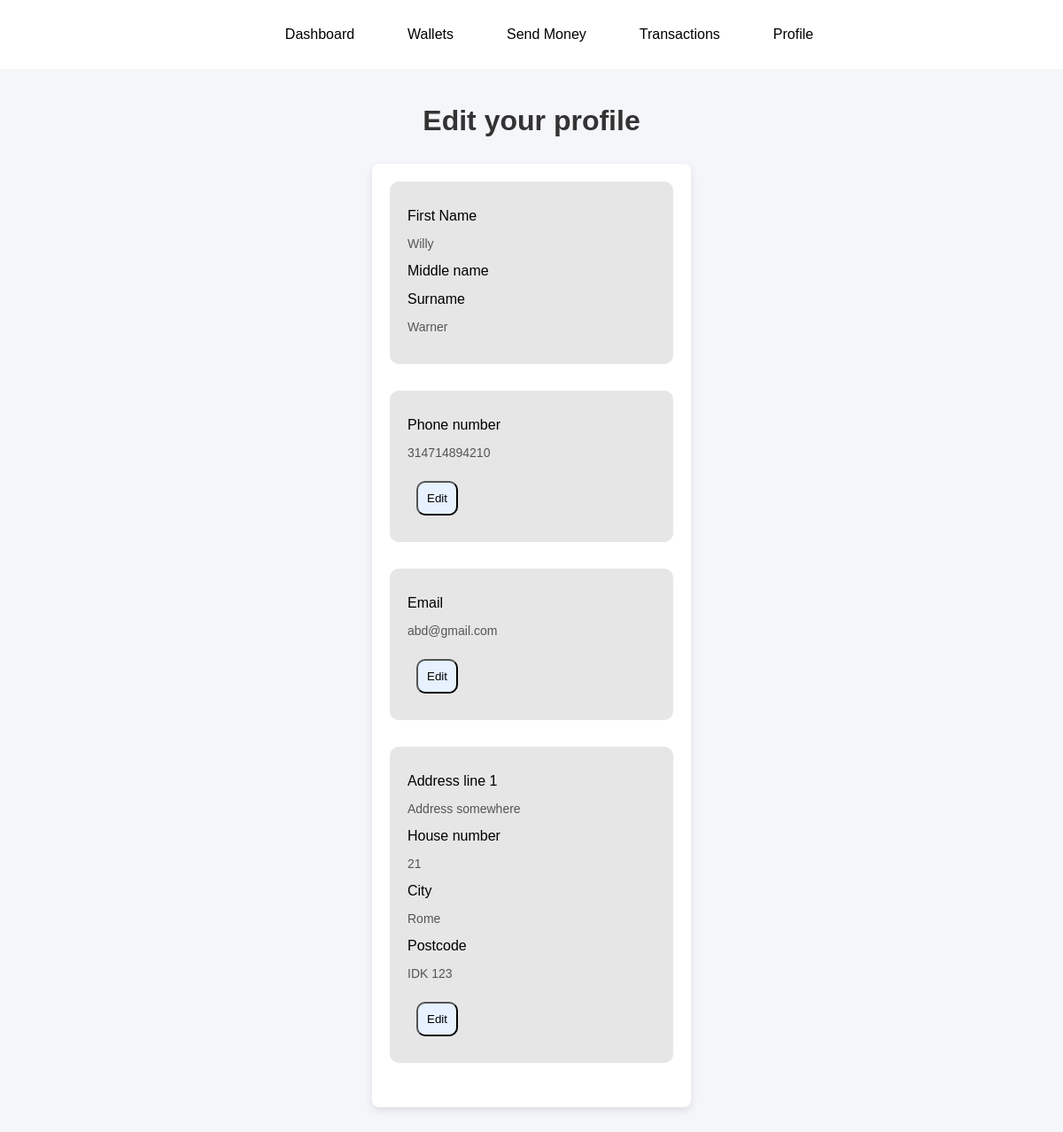
/user/edit_profile.php (signed in), run on the app's committed database.
### tables this page shows
CREATE TABLE IF NOT EXISTS `users` (
  `id` varchar(36) NOT NULL,
  `firstname` varchar(100) NOT NULL,
  `middlename` varchar(100) DEFAULT NULL,
  `lastname` varchar(100) NOT NULL,
  `username` varchar(36) NOT NULL,
  `date_of_birth` date NOT NULL,
  `email` varchar(191) NOT NULL,
  `password_hash` varchar(255) NOT NULL,
  `phone` varchar(20) NOT NULL,
  `address_street_name` varchar(255) NOT NULL,
  `address_house_number` int NOT NULL,
  `city` varchar(36) NOT NULL,
  `postcode` varchar(36) NOT NULL,
  `created_at` datetime DEFAULT CURRENT_TIMESTAMP,
  PRIMARY KEY (`id`),
  UNIQUE KEY `phone` (`phone`),
  UNIQUE KEY `email_idx` (`email`),
  UNIQUE KEY `username` (`username`),
  UNIQUE KEY `phone_2` (`phone`)
);

### user/edit_profile.php (the view, shortened to what this page needs)
<?php
require_once "../includes/init.php";
$sql = "SELECT firstname,middlename,lastname,email,phone,address_street_name,address_house_number,city,postcode
from users where id=:id";
$stmt = $pdo->prepare($sql);
$stmt->execute([':id' => $_SESSION['user_id']]);
$user = $stmt->fetch(PDO::FETCH_ASSOC);
?>
<h1>Edit your profile</h1>
<form action="" method="POST" onsubmit="return confirmChanges()">
    <section class="profile-item">
        <label for="firstname">First Name</label>
        <?php echo '<p>' . $user['firstname'] . '</p>' ?>
        <label for="middlename">Middle name</label>
        <label for="surname">Surname</label>
        <?php echo '<p>' . $user['lastname'] . '</p>' ?>
    </section>
    <section class="profile-item">
        <label for="phonenumber">Phone number</label>
        <?php echo '<p>' . $user['phone'] . '</p>' ?>
        <button id="edit-phone" type="button" onclick="enableEdit('phone-input','submit-phone','edit-phone','cancel-btn-phone')">Edit</button>
    </section>
    <section class="profile-item">
        <label for="email">Email</label>
        <?php echo '<p>' . $user['email'] . '</p>' ?>
        <button id="edit-email" type="button" onclick="enableEdit('email-input','submit-email','edit-email','cancel-btn-email')">Edit</button>
    </section>
    <section class="profile-item">
        <label for="address1">Address line 1</label>
        <?php echo '<p>' . $user['address_street_name'] . '</p>' ?>
        <label for="address2">House number</label>
        <?php echo '<p>' . $user['address_house_number'] . '</p>' ?>
        <label for="city">City</label>
        <?php echo '<p>' . $user['city'] . '</p>' ?>
        <label for="postcode">Postcode</label>
        <?php echo '<p>' . $user['postcode'] . '</p>' ?>
        <button id="edit-address" type="button" onclick="enableEdit('address-input','submit-address','edit-address','cancel-btn-address')">Edit</button>
    </section>
</form>
</body>
</html>

### css/style.css (style rules this page uses)
body { font-family: Arial, sans-serif; background-color: #f4f6f9; margin: 0; padding: 0; }
h1 { text-align: center; margin-top: 40px; color: #333; }
form { width: 320px; margin: 30px auto; padding: 20px; background: white; border-radius: 8px; box-shadow: 0 4px 10px rgba(0, 0, 0, 0.1); }
label { display: block; margin-top: 10px; font-size: 14px; color: #555; }
.user-options li, button { list-style-type: none; background-color: #e7f1ff; padding: 10px; margin: 10px; border-radius: 10px; text-decoration: none; }
.profile-item { background-color: #e6e6e6; padding: 20px; margin-bottom: 30px; border-radius: 10px; }
.profile-item label { display: block; margin-top: 10px; font-size: 16px; color: black; }
.profile-item p { font-size: 14px; color: #555; }

### data on the page
users: firstname "Willy", lastname "Warner", phone "314714894210", email "abd@gmail.com", address_street_name "Address somewhere", address_house_number "21", city "Rome", postcode "IDK 123"
